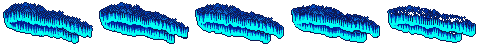
#> input picture dev/art-loop/pilot2/e30/v0/try1/a.png, 480 x 48 px
$ python plan.py a.png out.png 5 5 5 5
#> lines starting #> are read from the running program, lines starting #| are printed output that depends on the picture; after the words box and inside, x2 and y2 are one past the last pixel; in counts of white or black regions, pixels touching at a corner belong together
# 로컬 계획: a.png(기본 연산 결과) -> 목표 픽셀 -> workbench patch_pixels 목록
import sys, json, numpy as np
from PIL import Image
a = np.asarray(Image.open(sys.argv[1]).convert('RGBA')).copy()
#> a is the input picture: shape (48, 480, 4); mean R, G, B, A 2.9, 58.6, 83.1, 121.9
FADE = int(sys.argv[3]) if len(sys.argv) > 3 else 4
N=(14,28,84); b=(1,62,180); B=(14,106,206); n=(2,30,145); k=(2,10,98); W=(1,254,246)
cyan = {(0,253,236),(1,254,246),(1,249,245),(0,199,223)}
blues = {b,B,n,k}
out = a.copy(); H=48; FW=96
STX=(int(sys.argv[4]),int(sys.argv[5]),int(sys.argv[6])) if len(sys.argv)>6 else (14,30,48)
STARS = {0:[(22,8),(40,10)], 1:[(25,9),(45,11)], 2:[(23,8),(44,10)], 3:[(26,9),(42,11)], 4:[(24,8),(46,10)]}
changes=[]
for i in range(5):
    f = out[:, i*FW:(i+1)*FW]
    op = f[...,3] >= 24
    for x in range(FW):
        col = [tuple(f[y,x,:3]) if op[y,x] else None for y in range(H)]
        ys = [y for y in range(H) if col[y] in cyan]
        yc = ys[0] if ys else H
        for y in range(yc):
            c = col[y]
            if c in blues:
                f[y,x,:3] = b if y >= yc - FADE else N
        # 몸통 안 진한 줄 밝히기
        for y in range(yc, H):
            c = col[y]
            if c in (n, k): f[y,x,:3] = B
    # 별: 사방이 남색인 자리, 가로로 고르게 3곳 (프레임마다 반짝임 크기 교대)
    op = f[...,3] >= 24
    isN = op & np.all(f[...,:3] == N, -1)
    ok = isN.copy()
    for dy,dx in ((-1,0),(1,0),(0,-1),(0,1),(-2,0),(2,0),(0,-2),(0,2)):
        ok &= np.roll(np.roll(isN,dy,0),dx,1)
    cand = list(zip(*np.nonzero(ok)))
    picks=[]
    for cx in (STX[0], STX[1], STX[2]):
        cs = sorted(cand, key=lambda p: abs(p[1]-cx) + 0.3*abs(p[0]-8))
        if cs and abs(cs[0][1]-cx) <= 6: picks.append(cs[0])
    for j,(y,x) in enumerate(picks):
        big = (i + j) % 2 == 0
        f[y,x,:3] = W
        if big:
            for dy,dx in ((-1,0),(1,0),(0,-1),(0,1)): f[y+dy,x+dx,:3] = W
    print(i, picks, file=sys.stderr)
#> this loop made 5 passes
#> pass 1, `op = f[...,3] >= 24`:
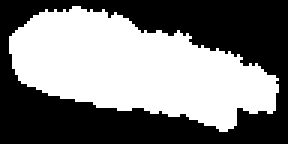
#> op: shape (48, 96) bool (shown 3 times larger); 48.7% white; 1 white region, box (x1, y1, x2, y2) and area: (3, 2, 93, 44) 2246
#> pass 1, `isN = op & np.all(f[...,:3] == N, -1)`:
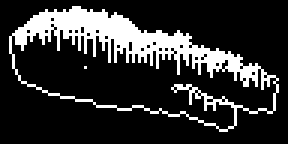
#> isN: shape (48, 96) bool (shown 3 times larger); 18.9% white; 2 white regions (1 under 20 px), largest, box (x1, y1, x2, y2) and area: (3, 2, 93, 44) 868
#> pass 2, `f = out[:, i*FW:(i+1)*FW]`:
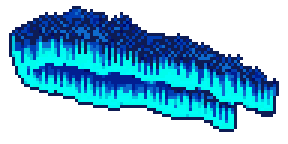
#> f: shape (48, 96, 4) (shown 3 times larger); mean R, G, B, A 2.9, 58.5, 84.3, 124.1; transparent parts drawn white
#> after the loop:
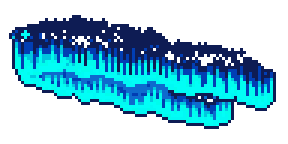
#> f: shape (48, 96, 4) (shown 3 times larger); mean R, G, B, A 3, 56.5, 76.6, 115.9; transparent parts drawn white
#> after the loop:
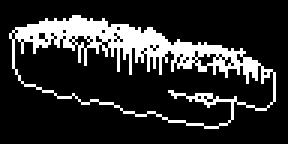
#> isN: shape (48, 96) bool (shown 3 times larger); 17.5% white; 1 white region, box (x1, y1, x2, y2) and area: (3, 5, 92, 43) 807
#> after the loop:
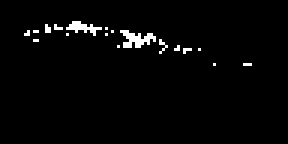
#> ok: shape (48, 96) bool (shown 3 times larger); 2.3% white in thin lines or dots, all inside (x1, y1, x2, y2) = (8, 7, 84, 22)
Image.fromarray(out).save(sys.argv[2])
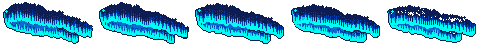
#> saved as out.png: PIL image 480x48 RGBA; mean R, G, B, A 3.3, 58.1, 80.2, 121.9; transparent parts drawn white

$ run again, with dev/art-loop/pilot2/e30/v0/try1/a8.png copied over dev/art-loop/pilot2/e30/v0/try1/a.png
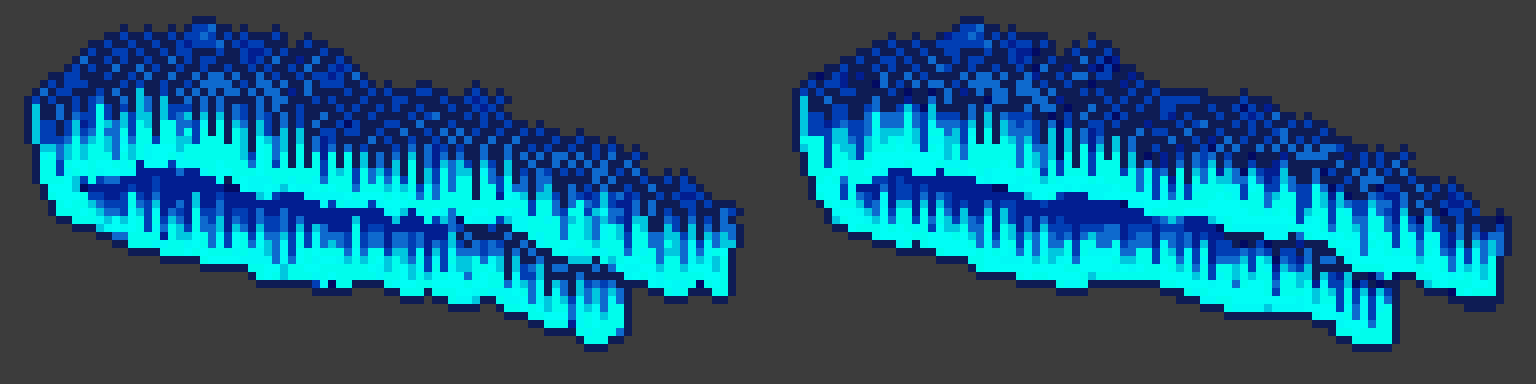
#> input picture dev/art-loop/pilot2/e30/v0/try1/a8.png, 1536 x 384 px
#> a is the input picture: shape (384, 1536, 4); mean R, G, B, A 33.8, 89.3, 115, 255
#> the loop `for i in range(5):` made 5 passes
#> pass 1, `isN = op & np.all(f[...,:3] == N, -1)`:
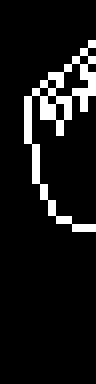
#> isN: shape (384, 96) bool; 8.9% white; 1 white region, box (x1, y1, x2, y2) and area: (24, 40, 96, 232) 3264
#> `Image.fromarray(out).save(sys.argv[2])`:
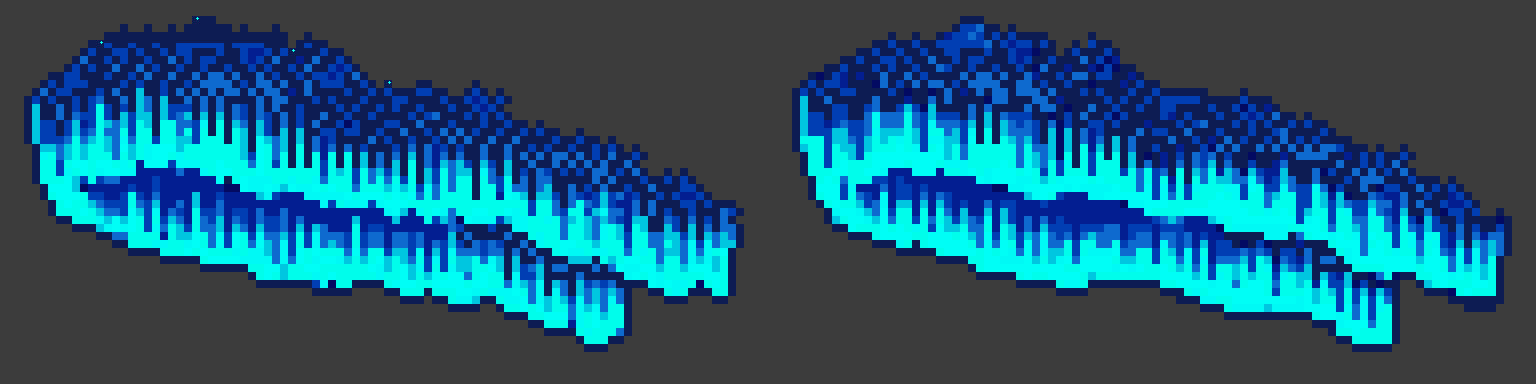
#> saved as out.png: PIL image 1536x384 RGBA; mean R, G, B, A 33.8, 89.2, 114.8, 255
